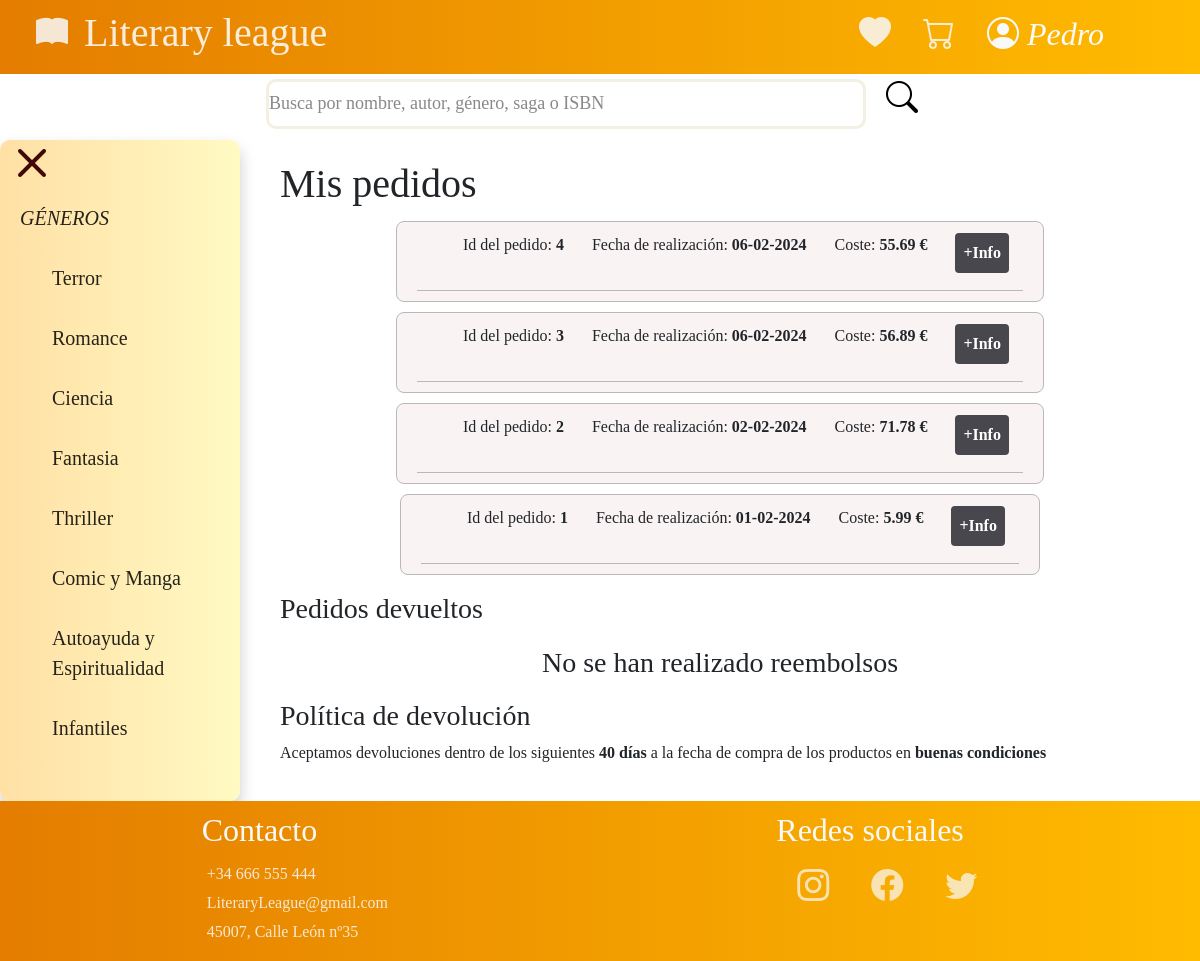
The page /php/misPedidos.php (signed in) on the database its author committed.
### tables this page shows
CREATE TABLE `usuario` (
  `IdUsuario` int(11) NOT NULL,
  `Nombre` varchar(30) NOT NULL,
  `Clave` varchar(20) NOT NULL,
  `Saldo` decimal(10,2) NOT NULL,
  `Correo` varchar(50) NOT NULL,
  `Telefono` varchar(25) NOT NULL,
  `Direccion` int(11) DEFAULT NULL
);

CREATE TABLE `pedido` (
  `IdPedido` int(11) NOT NULL,
  `Fecha` date DEFAULT NULL,
  `Usuario` int(11) DEFAULT NULL,
  `PrecioTotal` decimal(10,2) DEFAULT NULL,
  `Reembolso` int(1) NOT NULL
);

### php/misPedidos.php (the view, shortened to what this page needs)
    <?php
    require('general.php');
    $cadena_conexion = "mysql:dbname=libreria;host=127.0.0.1";
    $usuario = "root";
    $bd = new PDO($cadena_conexion, $usuario);
    $bd->setAttribute(PDO::ATTR_ERRMODE, PDO::ERRMODE_SILENT);
    if (isset($_SESSION['usuario'])) {
        $idUsu = $_SESSION['usuario']['IdUsuario'];
    } else if (!isset($_SESSION['usuario'])) {
        header("location: login.php?redirigido=true");
    }
    ?>
    <!DOCTYPE html>
    <html lang="en">
    <head>
        <link rel="stylesheet" href="../css/misPedidos.css">
    </head>
    <body>
        <main>
            <h1>Mis pedidos</h1>
<?php
    $ins = $bd->query( "SELECT DISTINCT p.IdPedido, p.Fecha, p.PrecioTotal
                                    FROM pedido p
                                    JOIN Usuario u ON p.Usuario = u.IdUsuario
                                    JOIN pedidolibro pl ON p.IdPedido = pl.Pedido
                                    JOIN libro l ON pl.Libro = l.IdLibro
                                    WHERE u.IdUsuario = '$idUsu';");
    $misPedidos = $ins->fetchAll(PDO::FETCH_ASSOC);
    if(!empty($misPedidos)){
        $misPedidosInversos = array_reverse($misPedidos);
        foreach ($misPedidosInversos as $pedido) {
            $idPedido = $pedido['IdPedido'];
            $fechaPedido = $pedido['Fecha'];
            $fechaPedidoInvertida = date("d-m-Y", strtotime($fechaPedido));
            $precioTotal = $pedido['PrecioTotal'];
            echo '<div class="pedidos">
            <div class="primera_barra">
                <ul>
                    <li>Id del pedido: <b>' . $idPedido . '</b></li>
                    <li>Fecha de realización: <b>' . $fechaPedidoInvertida . '</b></li>
                    <li>Coste: <b>' . $precioTotal . ' €</b></li>';
            echo '<li><button type="button" class="botonInfo' . $idPedido . ' btninform" onclick="mostrarInfo(' . $idPedido . ')">+Info</button></li>
            </ul>
            </div>';
            echo '</div>';
            }
    }else{
    echo '<h3 class="advertencia">No se han realizado pedidos </h3>';
}
            ?>
<h3>Pedidos devueltos</h3>
<?php
$pedidosImpresos = array();
if (empty($pedidosImpresos)) {
    echo '<h3 class="advertencia">No se han realizado reembolsos </h3>';
}
?>
<div class="politicaDev">
    <h3>Política de devolución</h3>
    <p>Aceptamos devoluciones dentro de los siguientes <b>40 días</b> a la fecha de compra de
        los productos en <b>buenas condiciones</b></p>
</div>
        </main>
    </body>
    </html>

### php/general.php (shortened to what this page needs)
<?php
    $cadena_conexion = "mysql:dbname=libreria;host=127.0.0.1";
    $usuario = "root";
    try {
        $bd = new PDO($cadena_conexion, $usuario);
        $bd->setAttribute(PDO::ATTR_ERRMODE, PDO::ERRMODE_EXCEPTION);
        $generosResult = $bd->query("SELECT * FROM genero");
        $generosLibros = [];
        while ($row = $generosResult->fetch(PDO::FETCH_ASSOC)) {
            $generosLibros[$row['IdGenero']] = $row['Nombre'];
        }
    }catch (PDOException $e) {
        die("Error de conexión a la base de datos: " . $e->getMessage());
    }
?>
    <!DOCTYPE html>
    <html lang="en">
        <head>
            <link rel="stylesheet" href="https://cdn.jsdelivr.net/npm/bootstrap@5.0.2/dist/css/bootstrap.min.css">
            <link rel="stylesheet" href="https://cdn.jsdelivr.net/npm/bootstrap-icons@1.5.0/font/bootstrap-icons.css">
            <link rel="stylesheet" href="../css/general.css">
        </head>
        <body>
            <header>
                <section class="barra_superior">
                    <a class="cab_izq" href="principal.php">
                        <i class="bi bi-book-fill"></i>
                        <h1>Literary league</h1>
                    </a>
                        <ul class="cab_der">
                            <li><a href="listaDeseos.php"><i class="bi bi-heart-fill"></i></a></li>
                            <li><a href="carrito.php"><i class="bi bi-cart"></i></a></li>
                            <li>
                                <div class="menu-desplegable">
                                    <?php if (!isset($_SESSION['usuario']) || empty($_SESSION['usuario']) || $_SESSION['usuario'] == null) {
                                        echo '<h2>Mi Cuenta</h2>
                                            <ul class="submenu">
                                            <li><a href="login.php">Iniciar Sesión</a></li>
                                            <li><a href="registro.php">Registrarse</a></li>
                                            </ul>';
                                    } else{
                                    $idusuario = $_SESSION["usuario"]["IdUsuario"];
                                    $usuario = $bd->prepare("SELECT Nombre FROM usuario WHERE IdUsuario = ?");
                                    $usuario->execute([$idusuario]);
                                    $resulUd = $usuario->fetch(PDO::FETCH_ASSOC);
                                    echo '<i class="bi bi-person-circle"> ' . $resulUd['Nombre'] . '</i>
                                    <ul  class="submenu">
                                    <li ><a href="misPedidos.php"><i class="bi bi-bag-check-fill"></i>Mis pedidos</a></li>
                                    <li class="confi"><a href="configuracion.php"><i class="bi bi-gear-fill"> Configuración</i></a></li>
                                    <li><button><a href="logout.php"><i class="bi bi-box-arrow-left"> Cerrar sesión</i></a></button></li>
                                    </ul>';
                                    }
                                    ?>
                            </li>
                        </ul>
                </section>
                <section class="barra_inferior">
                <form action="buscador.php" method="GET">
                    <input type="text" name="busqueda" id="busqueda" placeholder="Busca por nombre, autor, género, saga o ISBN">
                    <button  class=" bi bi-search"></button>
                </form>
            </section>
            </header>
            <nav >
                <div id= "navegador_lateral">
                    <i id="cerrar_nav" class="bi bi-x-lg"></i>
                        <i><a id="sinHover">GÉNEROS</a></i><ul>
                            <?php
                                foreach ($generosLibros as $idGenero => $nombreGenero) {
                                    echo "<li><a href=genero.php?genero=$idGenero>$nombreGenero</a></li>";
                                }
                            ?>
                    </ul>
                </div>
            </nav>
            <main>
            </main>
            <footer>
                <div class="pie_izq">
                    <h2>Contacto</h2>
                    <ul>
                        <li>+34 666 555 444</li>
                        <li>LiteraryLeague@gmail.com</li>
                        <li>45007, Calle León nº35</li>
                    </ul>
                </div>
                <div class="pie_der">
                    <h2>Redes sociales</h2>
                    <ul>
                        <li><a href="#"><i class="bi bi-instagram"></i></a></li>
                        <li><a href="#"><i class="bi bi-facebook"></i></a></li>
                        <li><a href="#"><i class="bi bi-twitter"></i></a></li>
                    </ul>
                </div>
            </footer>
    </body>
</html>

### css/general.css (style rules this page uses)
* { padding: 0; margin:0; font-family: Cambria; }
body { display: grid; grid-template-areas: 'cabecero cabecero' 'navegador principal' 'pie pie'; grid-template-columns: 1fr 4fr; grid-template-rows: 140px minmax(400px, 1fr) 160px; overflow-x: hidden; }
.barra_inferior, .barra_inferior form, .cab_der { flex-direction: row; justify-content: center; align-content: center; align-items: center; align-self: center; }
header { grid-area: cabecero; }
header > section { display: flex; }
.barra_superior { background: linear-gradient(to right, #e47d00, #ffbb00); color: #ffffff; display: flex; justify-content: space-between; align-items: center; }
.cab_der { display: flex; padding-right: 80px; padding-top: 10px; }
.cab_der > ul, .cab_izq { display: flex; flex-direction: row; color: #ffffff; }
.cab_izq { margin-left: 20px; }
.barra_inferior form #busqueda { min-width: 50vw; height: 50px; font-size: large; border-radius: 10px ; border: solid ; border-color: #f1eedd; }
nav { grid-area: navegador; }
nav ul { bottom: 180px; }
main { grid-area: principal; }
footer { grid-area: pie; display: flex; justify-content: space-around; background: linear-gradient(to right, #e47d00, #ffbb00); color: #f9f9f9; position: relative; bottom: 0; width: 100vw; padding: 10px; }
.pie_izq, .pie_der { display: flex; flex-direction: column; align-items: flex-start; }
.pie_izq ul, .pie_der ul { padding: 0; margin: 0; }
.pie_der ul { display: flex; }
.pie_izq ul li, .pie_der ul li { margin: 5px; }
footer .bi, .barra_superior .bi { color: #f9f9f9; }
li { list-style-type: none; }
.cab_der img, .barra_inferior input, .navegador, footer li, a { opacity: 85%; }
a { text-decoration: none; color: #000; }
button { border: none; background: none; }
.menu-desplegable { position: relative; display: block; }
.bi { font-size: 2em; padding: 0 0.5em; }
#navegador_lateral { display: flex; flex-direction: column; flex-wrap: wrap; height: 100%; background: linear-gradient(to right, #ffe0a5, #fffac3); overflow-x: visible; transition: 0.5s; padding-top: 0px 60px; border-radius: 10px; box-shadow: 0px 8px 16px 0px rgba(0,0,0,0.2); }
#navegador_lateral a { list-style: none; border-radius: 10px; }
#navegador_lateral a { padding: 15px 20px; text-decoration: none; font-size: 20px; color: #000000; display: block; transition: 0.3s; }
#navegador_lateral #cerrar_nav { color: rgb(66, 7, 7); }

### css/misPedidos.css (style rules this page uses)
main { padding: 20px 40px; display: flex; flex-direction: column; flex-wrap: nowrap; }
main .pedidos { padding: 10px 20px; display: flex; flex-direction: column; flex-wrap: nowrap; align-self: center; border: 1px rgb(185, 185, 185) solid; border-radius: 8px; margin: 5px; background: #faf3f3; }
.primera_barra { border-bottom: 1px rgb(185, 185, 185) solid; }
.primera_barra ul { display: flex; flex-direction: row; flex-wrap: nowrap; justify-content: left; }
.primera_barra ul li { padding: 1px 14px; }
.btninform, .btn_devolver { color: #ffffff; background: #48474d; border-radius: 4px; padding: 0.5em; font-weight: bold; }
.advertencia { text-align: center; }
h3 { margin-top: 12px; }

### rows shown on the page
usuario: Nombre "Pedro"
pedido: IdPedido "4", Fecha "06-02-2024", PrecioTotal "55.69"
pedido: IdPedido "3", Fecha "06-02-2024", PrecioTotal "56.89"
pedido: IdPedido "2", Fecha "02-02-2024", PrecioTotal "71.78"
pedido: IdPedido "1", Fecha "01-02-2024", PrecioTotal "5.99"

### other values the page prints
$nombreGenero "Terror"
$nombreGenero "Romance"
$nombreGenero "Ciencia"
$nombreGenero "Fantasia"
$nombreGenero "Thriller"
$nombreGenero "Comic y Manga"
$nombreGenero "Autoayuda y Espiritualidad"
$nombreGenero "Infantiles"
